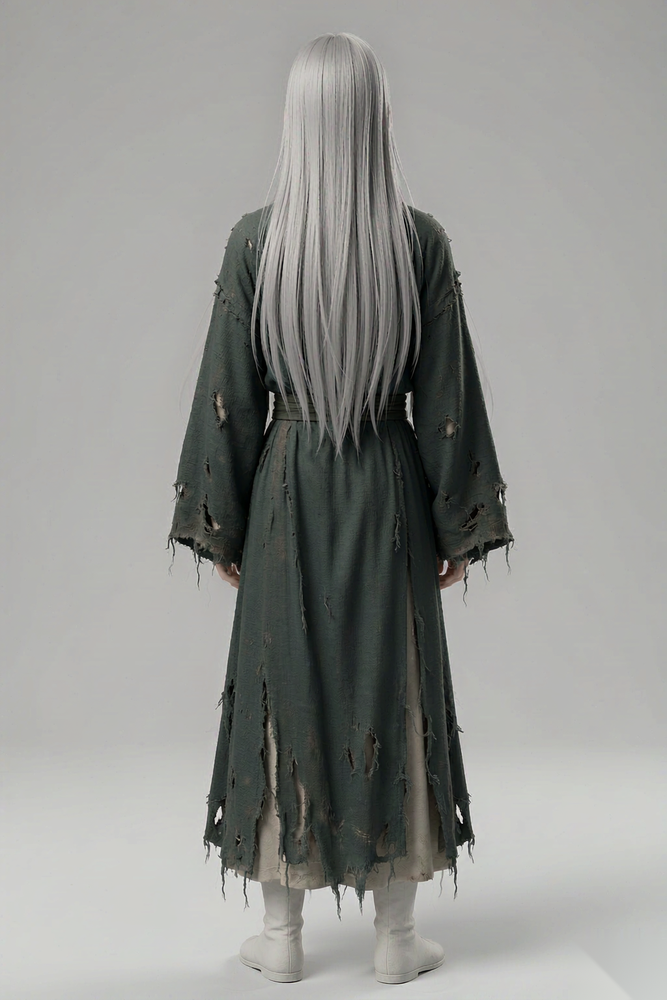
#> input picture assets/02_design/characters/fangyuan_adult/back.png, 667 x 1000 px, shrunk from 1024 x 1536 before the run
$ python dewatermark.py ../assets/02_design/characters/fangyuan_adult/back.png
#> lines starting #> are read from the running program, lines starting #| are printed output that depends on the picture
#> in clean_one, im is the input picture: shape (1000, 667, 3); mean B, G, R 146.2, 149.4, 148.7
#!/usr/bin/env python
# -*- coding: utf-8 -*-
"""ImageGen 产物去水印（右下角 "AI生成 WORKBUDDY"）。

背景：ImageGen 出的图右下角一律带白色水印。参考图是**整张**喂给 H3 的，
留着文字会污染输出，必须去掉。

为什么不用 ffmpeg delogo：delogo 是边缘线性插值，在**纯色/渐变背景**（如人物
三视图的浅灰底）上干净无痕，但在**复杂纹理背景**（岩石、木纹、植被）上会留下
明显横向条纹伪影。锚图全是复杂纹理，必须用内容填充（cv2.inpaint）或纹理移植。

两种模式（`--mode`）：
    inpaint（默认）—— cv2.inpaint 内容填充。**纯色/渐变背景**首选（影棚灰底、天空）。
    seam —— 纹理移植。从水印框正上方取同尺寸块羽化贴回。**复杂纹理背景**必用，
            inpaint 在这类背景上会填出一块显眼的平滑糊块（实测锚图右下岩壁）。

用法：
    python tools/dewatermark.py <图片或目录> [更多...] [-o 输出目录] [--mode seam]
    # 不指定 -o 时原地覆盖，并把原图备份到 <同目录上层>/xxx_raw/

    python tools/dewatermark.py refs/3d/anchor_*.png --box 1400,950,136,74 --mode seam
    python tools/dewatermark.py refs/3d/ --dry-run     # 只报检测到的位置，不写盘

检测：水印是**近白**像素（高亮度 + 低饱和），而画面高光多为暖色（R 明显 > B），
据此在右下角 ROI 内做阈值筛选，取包围盒外扩若干像素作为 inpaint 掩膜。
"""
import argparse
import glob
import os
import shutil
import sys

import cv2
import numpy as np

# 右下角 ROI（按图像尺寸的百分比）——水印永远贴着右下角
ROI_X0_FRAC = 0.80
ROI_Y0_FRAC = 0.78


def detect(im, pad=8):
    """在右下角 ROI 内检测近白水印像素，返回外扩后的 (x, y, w, h)；无则返回 None。"""
#> called with pad = 8
    h, w = im.shape[:2]
#> h = 1000; w = 667
    x0, y0 = int(w * ROI_X0_FRAC), int(h * ROI_Y0_FRAC)
#> x0 = 533; y0 = 780
    roi = im[y0:h, x0:w]
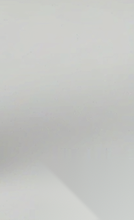
#> roi: shape (220, 134, 3); mean B, G, R 195.8, 198.7, 197.5
    b, g, r = roi[:, :, 0].astype(np.int16), roi[:, :, 1].astype(np.int16), roi[:, :, 2].astype(np.int16)
    mx = np.maximum(np.maximum(b, g), r)
    mn = np.minimum(np.minimum(b, g), r)
    # 近白：整体够亮 + 通道差小（排除夕阳暖光那种 R>>B 的高光）
    mask = (mn > 140) & ((mx - mn) < 45)
#> mask: shape (220, 134) bool; every value is 1
    if mask.sum() < 30:          # 像素太少 → 没检测到（或图本来就干净）
        return None
    ys, xs = np.where(mask)
    bx0, bx1 = int(xs.min()) + x0, int(xs.max()) + x0
#> bx0 = 533; bx1 = 666
    by0, by1 = int(ys.min()) + y0, int(ys.max()) + y0
#> by0 = 780; by1 = 999
    # 外扩 + 夹紧到画面内（留 1px 边，避免 inpaint 无参考像素）
    bx0, by0 = max(0, bx0 - pad), max(0, by0 - pad)
#> bx0 = 525; by0 = 772
    bx1, by1 = min(w - 2, bx1 + pad), min(h - 2, by1 + pad)
#> bx1 = 665; by1 = 998
    return bx0, by0, bx1 - bx0 + 1, by1 - by0 + 1


# [41 lines left out: function seam_fill, not called in this run]


def clean_one(path, out_path=None, pad=8, radius=6, dry=False, verbose=True, box=None, mode="inpaint"):
    # ⚠️ cv2.imread **读不了含非 ASCII 的路径**（本项目根目录就是中文：
    #    「蛊真人视频生成/…」）——传绝对路径必然失败，传相对路径才侥幸能过。
    #    用 np.fromfile + imdecode 绕过（写回同理用 imencode + tofile）。
    try:
        im = cv2.imdecode(np.fromfile(path, dtype=np.uint8), cv2.IMREAD_COLOR)
    except Exception:  # noqa: BLE001
        im = None
    if im is None:
        print(f"  [skip] 读不了：{path}")
        return False
    if not box:
        box = detect(im, pad=pad)
#> box = (525, 772, 141, 227)
    if not box:
        if verbose:
            print(f"  [clean] 未检测到水印：{os.path.basename(path)}")
        return False
    x, y, w, h = box
#> x = 525; y = 772; w = 141; h = 227
    if verbose:
        print(f"  [found] {os.path.basename(path)}  水印 {w}x{h} @ ({x},{y})  mode={mode}")
#|   [found] back.png  水印 141x227 @ (525,772)  mode=inpaint
    if dry:
        return True
    fixed = None
    if mode == "seam":
        fixed = seam_fill(im, box)
        if fixed is None:
            print(f"  [warn] seam 取样越界，回退 inpaint：{os.path.basename(path)}")
    if fixed is None:
        mask = np.zeros(im.shape[:2], np.uint8)
        mask[y:y + h, x:x + w] = 255
        fixed = cv2.inpaint(im, mask, radius, cv2.INPAINT_TELEA)
    dst = out_path or path
    if dst == path:                       # 原地覆盖 → 先备份原图
        raw_dir = os.path.join(os.path.dirname(os.path.dirname(path)), "3d_raw")
        os.makedirs(raw_dir, exist_ok=True)
        bak = os.path.join(raw_dir, os.path.basename(path))
        if not os.path.exists(bak):
            shutil.copy2(path, bak)
    ext = os.path.splitext(dst)[1] or ".png"
    ok, buf = cv2.imencode(ext, fixed)
    if not ok:
        print(f"  [skip] 写不了：{dst}")
        return False
    buf.tofile(dst)          # 同样绕开 cv2.imwrite 的非 ASCII 路径限制
    if verbose:
        print(f"  [ write] {dst}")
    return True


def main():
    ap = argparse.ArgumentParser(description="ImageGen 产物去水印（内容填充）")
    ap.add_argument("paths", nargs="+", help="图片路径或目录（目录则递归取 *.png）")
    ap.add_argument("-o", "--out-dir", default=None, help="输出目录（不指定则原地覆盖 + 备份）")
    ap.add_argument("--pad", type=int, default=8, help="掩膜外扩像素（默认 8）")
    ap.add_argument("--radius", type=int, default=6, help="inpaint 半径（默认 6）")
    ap.add_argument("--dry-run", action="store_true", help="只检测不写盘")
    ap.add_argument("--box", default=None,
                    help="显式指定水印矩形 'x,y,w,h'。纹理背景（岩石/木纹）上自动检测不可靠"
                         "（画面高光与半透明灰白水印难以区分），此时必须显式给框。"
                         "1536x1024 锚图用 1400,950,136,74。")
    ap.add_argument("--mode", choices=["inpaint", "seam"], default="inpaint",
                    help="inpaint=内容填充（默认；纯色/渐变背景，如影棚灰底）"
                         " / seam=纹理移植（复杂纹理背景，如岩石木纹，从水印框正上方取块羽化贴回）")
    a = ap.parse_args()
    box = None
    if a.box:
        try:
            box = tuple(int(v) for v in a.box.split(","))
            assert len(box) == 4
        except Exception:
            print("--box 格式应为 x,y,w,h（如 1416,758,118,102）")
            return 2

    files = []
    for p in a.paths:
        if os.path.isdir(p):
            files += sorted(glob.glob(os.path.join(p, "*.png")))
        else:
            files += sorted(glob.glob(p))
    if not files:
        print("没有匹配到图片")
        return 1

    if a.out_dir:
        os.makedirs(a.out_dir, exist_ok=True)
    n = 0
    for f in files:
        dst = os.path.join(a.out_dir, os.path.basename(f)) if a.out_dir else None
        if clean_one(f, dst, pad=a.pad, radius=a.radius, dry=a.dry_run, box=box, mode=a.mode):
            n += 1
    print(f"\n共处理 {n}/{len(files)} 张" + ("（dry-run，未写盘）" if a.dry_run else ""))
    return 0


if __name__ == "__main__":
    sys.exit(main())
#> (the program exits here)
